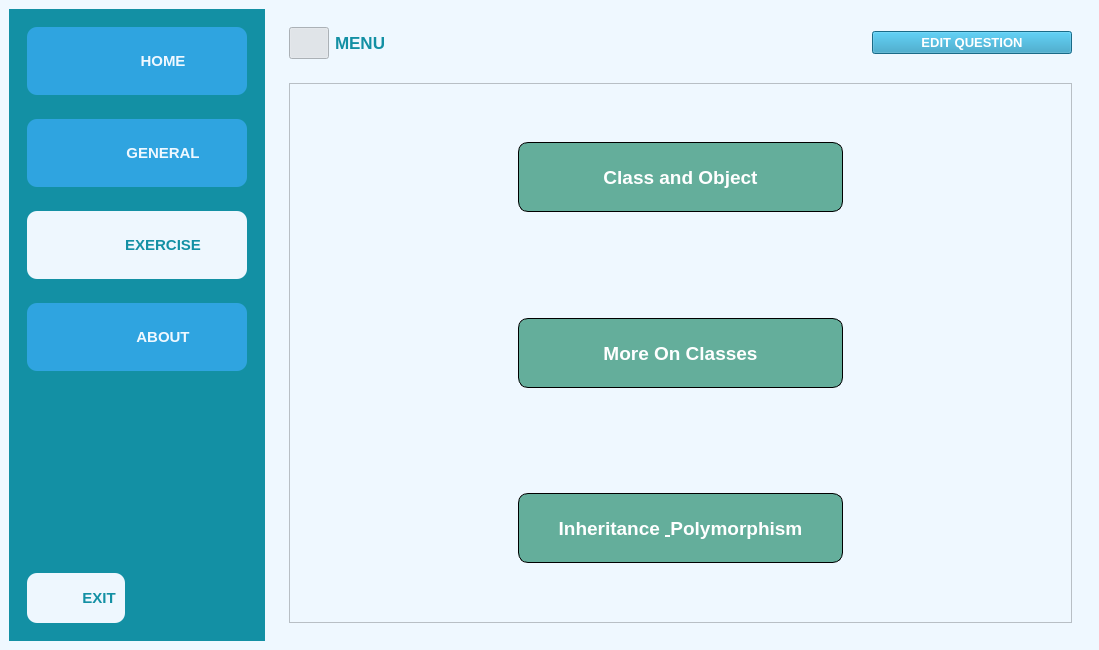
<?xml version="1.0" encoding="UTF-8"?>
<ui version="4.0">
 <class>exercise</class>
 <widget class="QMainWindow" name="exercise">
  <property name="geometry">
   <rect>
    <x>0</x>
    <y>0</y>
    <width>1099</width>
    <height>650</height>
   </rect>
  </property>
  <property name="windowTitle">
   <string>MainWindow</string>
  </property>
  <property name="styleSheet">
   <string notr="true">background-color: rgb(239, 248, 255);</string>
  </property>
  <widget class="QWidget" name="centralwidget">
   <layout class="QHBoxLayout" name="horizontalLayout">
    <item>
     <widget class="QWidget" name="menu" native="true">
      <property name="minimumSize">
       <size>
        <width>0</width>
        <height>0</height>
       </size>
      </property>
      <property name="maximumSize">
       <size>
        <width>256</width>
        <height>16777215</height>
       </size>
      </property>
      <property name="font">
       <font>
        <pointsize>13</pointsize>
       </font>
      </property>
      <property name="styleSheet">
       <string notr="true">background-color: rgb(19, 144, 164);</string>
      </property>
      <layout class="QVBoxLayout" name="verticalLayout">
       <item>
        <widget class="QWidget" name="widget_4" native="true">
         <layout class="QHBoxLayout" name="horizontalLayout_10">
          <item>
           <widget class="QFrame" name="frame_5">
            <property name="styleSheet">
             <string notr="true">background-color: rgb(47, 164, 224);
border-radius: 10px;</string>
            </property>
            <property name="frameShape">
             <enum>QFrame::StyledPanel</enum>
            </property>
            <property name="frameShadow">
             <enum>QFrame::Raised</enum>
            </property>
            <layout class="QHBoxLayout" name="horizontalLayout_11">
             <item>
              <widget class="QLabel" name="label_5">
               <property name="minimumSize">
                <size>
                 <width>40</width>
                 <height>40</height>
                </size>
               </property>
               <property name="styleSheet">
                <string notr="true">image: url(:/iconwhite/iconwhite/home.svg);</string>
               </property>
               <property name="text">
                <string/>
               </property>
              </widget>
             </item>
             <item>
              <widget class="QPushButton" name="home_e">
               <property name="minimumSize">
                <size>
                 <width>150</width>
                 <height>50</height>
                </size>
               </property>
               <property name="font">
                <font>
                 <pointsize>11</pointsize>
                 <weight>75</weight>
                 <bold>true</bold>
                </font>
               </property>
               <property name="cursor">
                <cursorShape>PointingHandCursor</cursorShape>
               </property>
               <property name="styleSheet">
                <string notr="true">color: rgb(239, 248, 255);</string>
               </property>
               <property name="text">
                <string>HOME</string>
               </property>
               <property name="checkable">
                <bool>true</bool>
               </property>
               <property name="checked">
                <bool>true</bool>
               </property>
               <property name="autoRepeat">
                <bool>true</bool>
               </property>
               <property name="autoExclusive">
                <bool>true</bool>
               </property>
              </widget>
             </item>
            </layout>
           </widget>
          </item>
         </layout>
        </widget>
       </item>
       <item>
        <widget class="QWidget" name="widget_3" native="true">
         <property name="minimumSize">
          <size>
           <width>0</width>
           <height>0</height>
          </size>
         </property>
         <property name="styleSheet">
          <string notr="true"/>
         </property>
         <layout class="QHBoxLayout" name="horizontalLayout_2">
          <item>
           <widget class="QFrame" name="frame">
            <property name="styleSheet">
             <string notr="true">background-color: rgb(47, 164, 224);
border-radius: 10px;</string>
            </property>
            <property name="frameShape">
             <enum>QFrame::StyledPanel</enum>
            </property>
            <property name="frameShadow">
             <enum>QFrame::Raised</enum>
            </property>
            <layout class="QHBoxLayout" name="horizontalLayout_6">
             <item>
              <widget class="QLabel" name="label">
               <property name="minimumSize">
                <size>
                 <width>40</width>
                 <height>40</height>
                </size>
               </property>
               <property name="styleSheet">
                <string notr="true">image: url(:/iconwhite/iconwhite/book-open.svg);</string>
               </property>
               <property name="text">
                <string/>
               </property>
              </widget>
             </item>
             <item>
              <widget class="QPushButton" name="general_e">
               <property name="minimumSize">
                <size>
                 <width>150</width>
                 <height>50</height>
                </size>
               </property>
               <property name="font">
                <font>
                 <pointsize>11</pointsize>
                 <weight>75</weight>
                 <bold>true</bold>
                </font>
               </property>
               <property name="cursor">
                <cursorShape>PointingHandCursor</cursorShape>
               </property>
               <property name="styleSheet">
                <string notr="true">color: rgb(239, 248, 255);</string>
               </property>
               <property name="text">
                <string>GENERAL</string>
               </property>
               <property name="checkable">
                <bool>true</bool>
               </property>
               <property name="checked">
                <bool>true</bool>
               </property>
               <property name="autoRepeat">
                <bool>true</bool>
               </property>
               <property name="autoExclusive">
                <bool>true</bool>
               </property>
               <property name="flat">
                <bool>false</bool>
               </property>
              </widget>
             </item>
            </layout>
           </widget>
          </item>
         </layout>
        </widget>
       </item>
       <item>
        <widget class="QWidget" name="widget_7" native="true">
         <property name="minimumSize">
          <size>
           <width>0</width>
           <height>0</height>
          </size>
         </property>
         <layout class="QHBoxLayout" name="horizontalLayout_4">
          <item>
           <widget class="QFrame" name="frame_2">
            <property name="styleSheet">
             <string notr="true">background-color: rgb(238, 247, 254);
border-radius: 10px;</string>
            </property>
            <property name="frameShape">
             <enum>QFrame::StyledPanel</enum>
            </property>
            <property name="frameShadow">
             <enum>QFrame::Raised</enum>
            </property>
            <layout class="QHBoxLayout" name="horizontalLayout_7">
             <item>
              <widget class="QLabel" name="label_2">
               <property name="minimumSize">
                <size>
                 <width>40</width>
                 <height>40</height>
                </size>
               </property>
               <property name="styleSheet">
                <string notr="true">
image: url(:/icons/iconblues/package.svg);</string>
               </property>
               <property name="text">
                <string/>
               </property>
              </widget>
             </item>
             <item>
              <widget class="QPushButton" name="exercise_e">
               <property name="minimumSize">
                <size>
                 <width>150</width>
                 <height>50</height>
                </size>
               </property>
               <property name="font">
                <font>
                 <pointsize>11</pointsize>
                 <weight>75</weight>
                 <bold>true</bold>
                </font>
               </property>
               <property name="cursor">
                <cursorShape>PointingHandCursor</cursorShape>
               </property>
               <property name="styleSheet">
                <string notr="true">color: rgb(19, 144, 164);</string>
               </property>
               <property name="text">
                <string>EXERCISE</string>
               </property>
               <property name="checkable">
                <bool>true</bool>
               </property>
               <property name="checked">
                <bool>true</bool>
               </property>
               <property name="autoRepeat">
                <bool>true</bool>
               </property>
               <property name="autoExclusive">
                <bool>true</bool>
               </property>
               <property name="flat">
                <bool>false</bool>
               </property>
              </widget>
             </item>
            </layout>
           </widget>
          </item>
         </layout>
        </widget>
       </item>
       <item>
        <widget class="QWidget" name="widget_8" native="true">
         <layout class="QHBoxLayout" name="horizontalLayout_12">
          <item>
           <widget class="QFrame" name="frame_6">
            <property name="styleSheet">
             <string notr="true">background-color: rgb(47, 164, 224);
border-radius: 10px</string>
            </property>
            <property name="frameShape">
             <enum>QFrame::StyledPanel</enum>
            </property>
            <property name="frameShadow">
             <enum>QFrame::Raised</enum>
            </property>
            <layout class="QHBoxLayout" name="horizontalLayout_13">
             <item>
              <widget class="QLabel" name="label_6">
               <property name="minimumSize">
                <size>
                 <width>40</width>
                 <height>40</height>
                </size>
               </property>
               <property name="styleSheet">
                <string notr="true">image: url(:/iconwhite/iconwhite/alert-circle.svg);</string>
               </property>
               <property name="text">
                <string/>
               </property>
              </widget>
             </item>
             <item>
              <widget class="QPushButton" name="about_e">
               <property name="minimumSize">
                <size>
                 <width>150</width>
                 <height>50</height>
                </size>
               </property>
               <property name="font">
                <font>
                 <pointsize>11</pointsize>
                 <weight>75</weight>
                 <bold>true</bold>
                </font>
               </property>
               <property name="cursor">
                <cursorShape>PointingHandCursor</cursorShape>
               </property>
               <property name="styleSheet">
                <string notr="true">color: rgb(239, 248, 255);</string>
               </property>
               <property name="text">
                <string>ABOUT</string>
               </property>
              </widget>
             </item>
            </layout>
           </widget>
          </item>
         </layout>
        </widget>
       </item>
       <item>
        <spacer name="verticalSpacer">
         <property name="orientation">
          <enum>Qt::Vertical</enum>
         </property>
         <property name="sizeHint" stdset="0">
          <size>
           <width>20</width>
           <height>40</height>
          </size>
         </property>
        </spacer>
       </item>
       <item>
        <widget class="QWidget" name="widget_9" native="true">
         <layout class="QHBoxLayout" name="horizontalLayout_14">
          <item>
           <widget class="QFrame" name="frame_7">
            <property name="maximumSize">
             <size>
              <width>150</width>
              <height>50</height>
             </size>
            </property>
            <property name="styleSheet">
             <string notr="true">background-color: rgb(238, 247, 254);
border-radius: 10px;</string>
            </property>
            <property name="frameShape">
             <enum>QFrame::StyledPanel</enum>
            </property>
            <property name="frameShadow">
             <enum>QFrame::Raised</enum>
            </property>
            <layout class="QHBoxLayout" name="horizontalLayout_15">
             <item>
              <widget class="QLabel" name="label_7">
               <property name="minimumSize">
                <size>
                 <width>40</width>
                 <height>40</height>
                </size>
               </property>
               <property name="styleSheet">
                <string notr="true">image: url(:/icons/iconblues/log-out.svg);</string>
               </property>
               <property name="text">
                <string/>
               </property>
              </widget>
             </item>
             <item>
              <widget class="QPushButton" name="exit">
               <property name="font">
                <font>
                 <pointsize>11</pointsize>
                 <weight>75</weight>
                 <bold>true</bold>
                </font>
               </property>
               <property name="cursor">
                <cursorShape>PointingHandCursor</cursorShape>
               </property>
               <property name="styleSheet">
                <string notr="true">color: rgb(19, 144, 164);</string>
               </property>
               <property name="text">
                <string>EXIT</string>
               </property>
              </widget>
             </item>
            </layout>
           </widget>
          </item>
          <item>
           <spacer name="horizontalSpacer">
            <property name="orientation">
             <enum>Qt::Horizontal</enum>
            </property>
            <property name="sizeHint" stdset="0">
             <size>
              <width>40</width>
              <height>20</height>
             </size>
            </property>
           </spacer>
          </item>
         </layout>
        </widget>
       </item>
      </layout>
     </widget>
    </item>
    <item>
     <widget class="QWidget" name="widget_2" native="true">
      <layout class="QVBoxLayout" name="verticalLayout_2">
       <item>
        <widget class="QWidget" name="widget_6" native="true">
         <property name="maximumSize">
          <size>
           <width>16777215</width>
           <height>50</height>
          </size>
         </property>
         <property name="font">
          <font>
           <weight>75</weight>
           <bold>true</bold>
          </font>
         </property>
         <layout class="QHBoxLayout" name="horizontalLayout_3">
          <item>
           <widget class="QPushButton" name="menu_o_c">
            <property name="maximumSize">
             <size>
              <width>40</width>
              <height>40</height>
             </size>
            </property>
            <property name="styleSheet">
             <string notr="true">image: url(:/icons/iconblues/align-justify.svg);</string>
            </property>
            <property name="text">
             <string/>
            </property>
            <property name="checkable">
             <bool>true</bool>
            </property>
            <property name="checked">
             <bool>true</bool>
            </property>
            <property name="autoRepeat">
             <bool>true</bool>
            </property>
            <property name="autoExclusive">
             <bool>true</bool>
            </property>
           </widget>
          </item>
          <item>
           <widget class="QLabel" name="label_3">
            <property name="font">
             <font>
              <pointsize>13</pointsize>
              <weight>75</weight>
              <bold>true</bold>
             </font>
            </property>
            <property name="styleSheet">
             <string notr="true">color: rgb(19, 144, 164);</string>
            </property>
            <property name="text">
             <string>MENU</string>
            </property>
           </widget>
          </item>
          <item>
           <widget class="QPushButton" name="Edit_ques">
            <property name="maximumSize">
             <size>
              <width>200</width>
              <height>16777215</height>
             </size>
            </property>
            <property name="font">
             <font>
              <pointsize>10</pointsize>
              <weight>75</weight>
              <bold>true</bold>
             </font>
            </property>
            <property name="styleSheet">
             <string notr="true">background-color: rgb(37, 150, 190);
color: rgb(255, 255, 255);</string>
            </property>
            <property name="text">
             <string>EDIT QUESTION</string>
            </property>
           </widget>
          </item>
         </layout>
        </widget>
       </item>
       <item>
        <widget class="QWidget" name="widget_5" native="true">
         <layout class="QHBoxLayout" name="horizontalLayout_5">
          <item>
           <widget class="QFrame" name="frame_3">
            <property name="frameShape">
             <enum>QFrame::StyledPanel</enum>
            </property>
            <property name="frameShadow">
             <enum>QFrame::Raised</enum>
            </property>
            <layout class="QVBoxLayout" name="verticalLayout_3">
             <item alignment="Qt::AlignHCenter|Qt::AlignVCenter">
              <widget class="QPushButton" name="class_object">
               <property name="minimumSize">
                <size>
                 <width>325</width>
                 <height>70</height>
                </size>
               </property>
               <property name="maximumSize">
                <size>
                 <width>500</width>
                 <height>16777215</height>
                </size>
               </property>
               <property name="font">
                <font>
                 <family>MS Shell Dlg 2</family>
                 <pointsize>14</pointsize>
                 <weight>75</weight>
                 <bold>true</bold>
                </font>
               </property>
               <property name="cursor">
                <cursorShape>PointingHandCursor</cursorShape>
               </property>
               <property name="styleSheet">
                <string notr="true">background-color: rgb(100,174,155);
border-color: rgb(0, 0, 0);
border-radius: 10px;
color: rgb(255, 255, 255);
border-style: solid;
   border-width: 0.5px;</string>
               </property>
               <property name="text">
                <string>Class and Object</string>
               </property>
               <property name="icon">
                <iconset resource="resources.qrc">
                 <normaloff>:/icon_ques/icons_ques/class_object.png</normaloff>:/icon_ques/icons_ques/class_object.png</iconset>
               </property>
               <property name="iconSize">
                <size>
                 <width>70</width>
                 <height>70</height>
                </size>
               </property>
               <property name="checkable">
                <bool>true</bool>
               </property>
               <property name="checked">
                <bool>true</bool>
               </property>
               <property name="autoRepeat">
                <bool>true</bool>
               </property>
               <property name="autoExclusive">
                <bool>true</bool>
               </property>
              </widget>
             </item>
             <item alignment="Qt::AlignHCenter|Qt::AlignVCenter">
              <widget class="QPushButton" name="more_class">
               <property name="minimumSize">
                <size>
                 <width>325</width>
                 <height>70</height>
                </size>
               </property>
               <property name="font">
                <font>
                 <pointsize>14</pointsize>
                 <weight>75</weight>
                 <bold>true</bold>
                </font>
               </property>
               <property name="cursor">
                <cursorShape>PointingHandCursor</cursorShape>
               </property>
               <property name="styleSheet">
                <string notr="true">background-color: rgb(100,174,155);
border-color: rgb(0, 0, 0);
border-radius: 10px;
color: rgb(255, 255, 255);
border-style: solid;
   border-width: 0.5px;</string>
               </property>
               <property name="text">
                <string>More On Classes</string>
               </property>
               <property name="icon">
                <iconset resource="resources.qrc">
                 <normaloff>:/icon_ques/icons_ques/more_class.png</normaloff>:/icon_ques/icons_ques/more_class.png</iconset>
               </property>
               <property name="iconSize">
                <size>
                 <width>70</width>
                 <height>70</height>
                </size>
               </property>
               <property name="checkable">
                <bool>true</bool>
               </property>
               <property name="checked">
                <bool>true</bool>
               </property>
               <property name="autoRepeat">
                <bool>true</bool>
               </property>
               <property name="autoExclusive">
                <bool>true</bool>
               </property>
              </widget>
             </item>
             <item alignment="Qt::AlignHCenter|Qt::AlignVCenter">
              <widget class="QPushButton" name="Inh_Poly">
               <property name="minimumSize">
                <size>
                 <width>325</width>
                 <height>70</height>
                </size>
               </property>
               <property name="font">
                <font>
                 <pointsize>14</pointsize>
                 <weight>75</weight>
                 <bold>true</bold>
                </font>
               </property>
               <property name="cursor">
                <cursorShape>PointingHandCursor</cursorShape>
               </property>
               <property name="styleSheet">
                <string notr="true">background-color: rgb(100,174,155);
border-color: rgb(0, 0, 0);
border-radius: 10px;
color: rgb(255, 255, 255);
border-style: solid;
   border-width: 0.5px;</string>
               </property>
               <property name="text">
                <string>Inheritance &amp; Polymorphism</string>
               </property>
               <property name="icon">
                <iconset resource="resources.qrc">
                 <normaloff>:/icon_ques/icons_ques/I_P.png</normaloff>:/icon_ques/icons_ques/I_P.png</iconset>
               </property>
               <property name="iconSize">
                <size>
                 <width>70</width>
                 <height>70</height>
                </size>
               </property>
               <property name="checkable">
                <bool>true</bool>
               </property>
               <property name="checked">
                <bool>true</bool>
               </property>
               <property name="autoRepeat">
                <bool>true</bool>
               </property>
               <property name="autoExclusive">
                <bool>true</bool>
               </property>
              </widget>
             </item>
            </layout>
           </widget>
          </item>
         </layout>
        </widget>
       </item>
      </layout>
     </widget>
    </item>
   </layout>
  </widget>
 </widget>
 <resources>
  <include location="resources.qrc"/>
 </resources>
 <connections/>
</ui>
